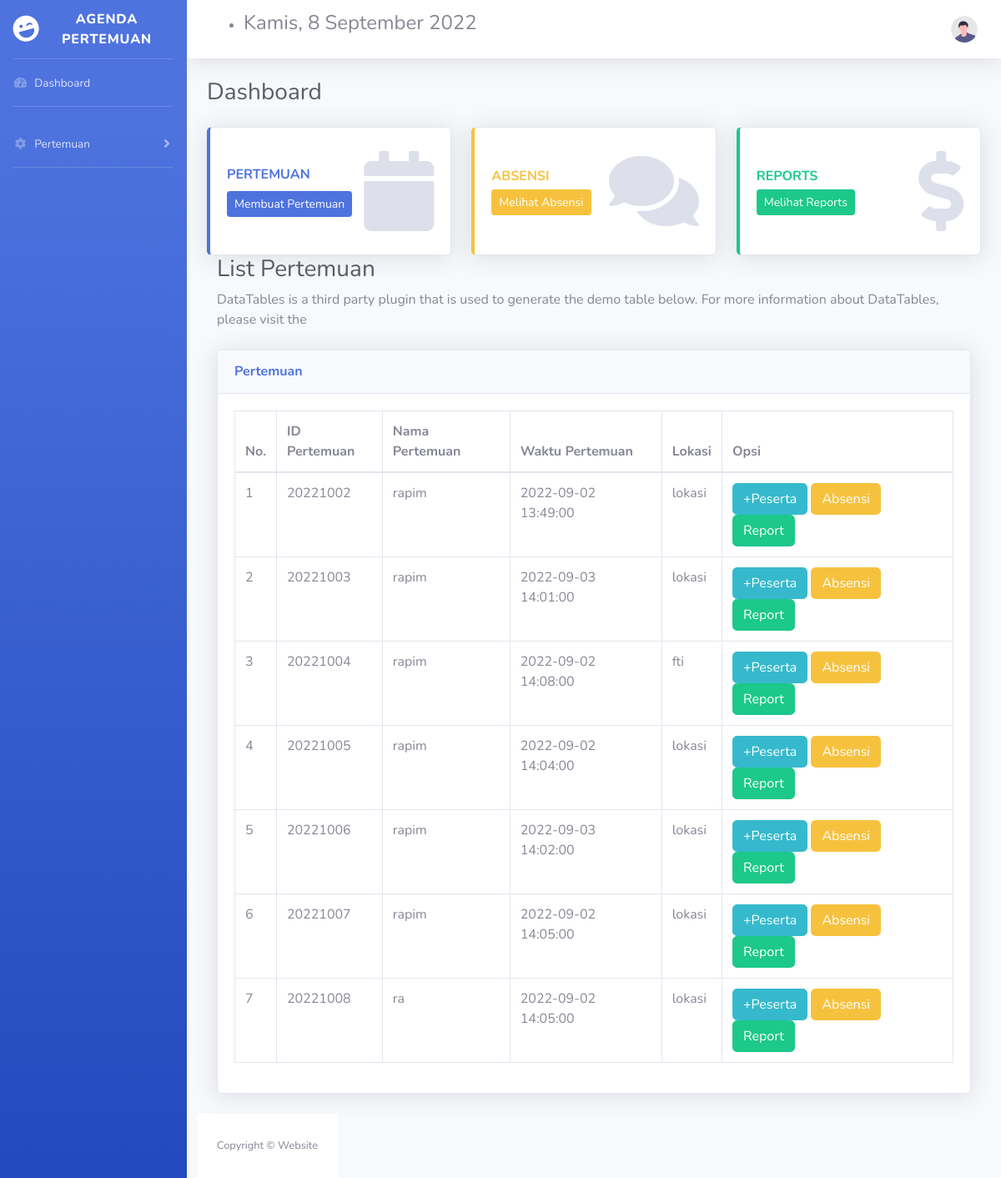
The page / on the database its author committed.
### tables this page shows
CREATE TABLE `pertemuan` (
  `idpertemuan` int(11) NOT NULL,
  `namapertemuan` varchar(50) NOT NULL,
  `tanggal` datetime NOT NULL,
  `lokasi` varchar(50) NOT NULL
);

### index.php (the view, shortened to what this page needs)
<?php
include 'koneksi.php';
?>
<!DOCTYPE html>
<html lang="en">
<head>
    <link href="vendor/fontawesome-free/css/all.min.css" rel="stylesheet" type="text/css">
    <link href="css/sb-admin-2.min.css" rel="stylesheet">
</head>
<body id="page-top">
    <div id="wrapper">
        <ul class="navbar-nav bg-gradient-primary sidebar sidebar-dark accordion" id="accordionSidebar">
            <a class="sidebar-brand d-flex align-items-center justify-content-center" href="index.php">
                <div class="sidebar-brand-icon rotate-n-15">
                    <i class="fas fa-laugh-wink"></i>
                </div>
                <div class="sidebar-brand-text mx-3"> Agenda Pertemuan </div>
            </a>
            <hr class="sidebar-divider my-0">
            <li class="nav-item">
                <a class="nav-link" href="index.php">
                    <i class="fas fa-fw fa-tachometer-alt"></i>
                    <span>Dashboard</span></a>
            </li>
            <hr class="sidebar-divider">
            <li class="nav-item">
                <a class="nav-link collapsed" href="#" data-toggle="collapse" data-target="#collapseTwo"
                    aria-expanded="true" aria-controls="collapseTwo">
                    <i class="fas fa-fw fa-cog"></i>
                    <span>Pertemuan</span>
                </a>
            </li>
            <hr class="sidebar-divider d-none d-md-block">
        </ul>
        <div id="content-wrapper" class="d-flex flex-column">
            <div id="content">
                <nav class="navbar navbar-expand navbar-light bg-white topbar mb-4 static-top shadow">
                    <div class="col-md-6 col-sm-4 clearfix">
                            <ul class="notification-area pull-right">
                                <li><h4><div class="date">
                                </b></div></h4>
                            </li>
                            </ul>
                        </div>
                    <ul class="navbar-nav ml-auto">
                        <li class="nav-item dropdown no-arrow">
                            <a class="nav-link dropdown-toggle" href="#" id="userDropdown" role="button"
                                data-toggle="dropdown" aria-haspopup="true" aria-expanded="false">
                                <img class="img-profile rounded-circle"
                                    src="img/undraw_profile.svg">
                            </a>
                        </li>
                    </ul>
                </nav>
                <div class="container-fluid">
                    <h1 class="h3 mb-4 text-gray-800">Dashboard</h1>
                    <div class="row">
                        <div class="col-xl-4 col-md-3 mb-10">
                            <div class="card border-left-primary shadow h-100 py-2">
                                <div class="card-body">
                                    <div class="row no-gutters align-items-center">
                                        <div class="col mr-2">
                                            <div class="text-8xl font-weight-bold text-primary text-uppercase mb-2">
                                                Pertemuan
                                            </div>
                                            <button type="button" class="btn btn-primary btn-sm" data-toggle="modal" data-target="#add">
                                            Membuat Pertemuan
                                            </button>
                                            </div>
                                                <div class="col-auto">
                                                    <i class="fas fa-calendar fa-6x text-gray-300"></i>
                                                </div>
                                                </div>
                                            </div>
                                        </div>
                                    </div>
                        <div class="col-xl-4 col-md-3 mb-10">
                            <div class="card border-left-warning shadow h-100 py-2">
                                <div class="card-body">
                                    <div class="row no-gutters align-items-center">
                                        <div class="col mr-2">
                                            <div class="text-8xl font-weight-bold text-warning text-uppercase mb-1">
                                                Absensi
                                            </div>
                                            <button type="button" class="btn btn-warning btn-sm" >
                                            Melihat Absensi
                                            </button>
                                        </div>
                                        <div class="col-auto">
                                            <i class="fas fa-comments fa-6x text-gray-300"></i>
                                        </div>
                                    </div>
                                </div>
                            </div>
                        </div>
                        <div class="col-xl-4 col-md-3 mb-10">
                            <div class="card border-left-success shadow h-100 py-2">
                                <div class="card-body">
                                    <div class="row no-gutters align-items-center">
                                        <div class="col mr-2">
                                            <div class="text-8xl font-weight-bold text-success text-uppercase mb-1">
                                                Reports</div>
                                            <button type="button" class="btn btn-success btn-sm">
                                            Melihat Reports
                                            </button>
                                        </div>
                                        <div class="col-auto">
                                            <i class="fas fa-dollar-sign fa-6x text-gray-300"></i>
                                        </div>
                                    </div>
                                </div>
                            </div>
                        </div>
                        <br>
                        <br>
                    <div class="container-fluid">
                    <h2 class="h3 mb-2 text-gray-800">List Pertemuan</h2>
                    <p class="mb-4">DataTables is a third party plugin that is used to generate the demo table below.
                        For more information about DataTables, please visit the </p>
                        <div class="card shadow mb-4">
                            <div class="card-header py-3">
                                <h6 class="m-0 font-weight-bold text-primary">Pertemuan</h6>
                            </div>
                        <div class="card-body">
                            <div class="table-responsive">
                                <table class="table table-bordered" id="dataTable" width="100%" cellspacing="0">
                                    <thead>
                                        <tr>
                                            <th>No.</th>
                                            <th>ID Pertemuan</th>
                                            <th>Nama Pertemuan</th>
                                            <th>Waktu Pertemuan</th>
                                            <th>Lokasi</th>
                                            <th>Opsi</th>
                                        </tr>
                                    </thead>
                                    <tbody>
                                    <?php
                                    $nourut   = 1;
                                    $select   = "SELECT * FROM `pertemuan`";
                                    $sel   = mysqli_query($conn, $select);
                                    while ($hasil = mysqli_fetch_array($sel)) {
                                        $idpertemuan        = $hasil['idpertemuan'];
                                        $namapertemuan       = $hasil['namapertemuan'];
                                        $tanggal           = $hasil['tanggal'];
                                        $lokasi            = $hasil['lokasi'];
                                    ?>
                                        <tr>
                                            <td><?php echo $nourut++;?></td>
                                            <td><?php echo $idpertemuan?></td>
                                            <td><?php echo $namapertemuan?></td>
                                            <td><?php echo $tanggal?></td>
                                            <td><?php echo $lokasi?></td>
                                            <td>
                                                <a class="btn btn-info" href="tambah peserta.php?idp=<?=$idpertemuan;?>" role="button">+Peserta</a>
                                                <a class="btn btn-warning" href="#" role="button">Absensi</a>
                                                <a class="btn btn-success" href="#" role="button">Report</a>
                                            </td>
                                        </tr>
                                        <?php
									}
                                    ?>
                                    </tbody>
                                </table>
                            </div>
                        </div>
                        </div>
            </div>
            <footer class="sticky-footer bg-white">
                <div class="container my-auto">
                    <div class="copyright text-center my-auto">
                        <span>Copyright &copy; Website</span>
                    </div>
                </div>
            </footer>
        </div>
    </div>
</body>
</html>

### rows shown on the page
pertemuan: idpertemuan "20221002", namapertemuan "rapim", tanggal "2022-09-02 13:49:00", lokasi "lokasi"
pertemuan: idpertemuan "20221003", namapertemuan "rapim", tanggal "2022-09-03 14:01:00", lokasi "lokasi"
pertemuan: idpertemuan "20221004", namapertemuan "rapim", tanggal "2022-09-02 14:08:00", lokasi "fti"
pertemuan: idpertemuan "20221005", namapertemuan "rapim", tanggal "2022-09-02 14:04:00", lokasi "lokasi"
pertemuan: idpertemuan "20221006", namapertemuan "rapim", tanggal "2022-09-03 14:02:00", lokasi "lokasi"
pertemuan: idpertemuan "20221007", namapertemuan "rapim", tanggal "2022-09-02 14:05:00", lokasi "lokasi"
pertemuan: idpertemuan "20221008", namapertemuan "ra", tanggal "2022-09-02 14:05:00", lokasi "lokasi"
